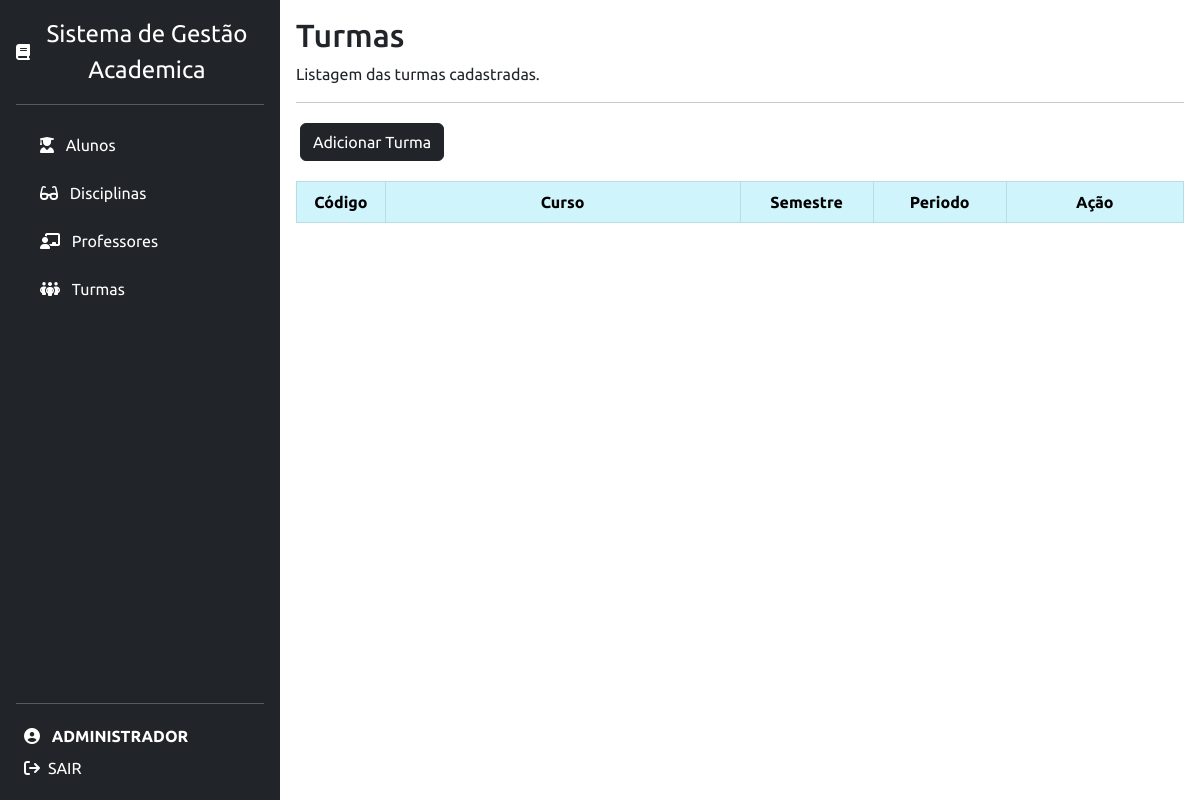
The app's page /turmas.php (signed in), older data.
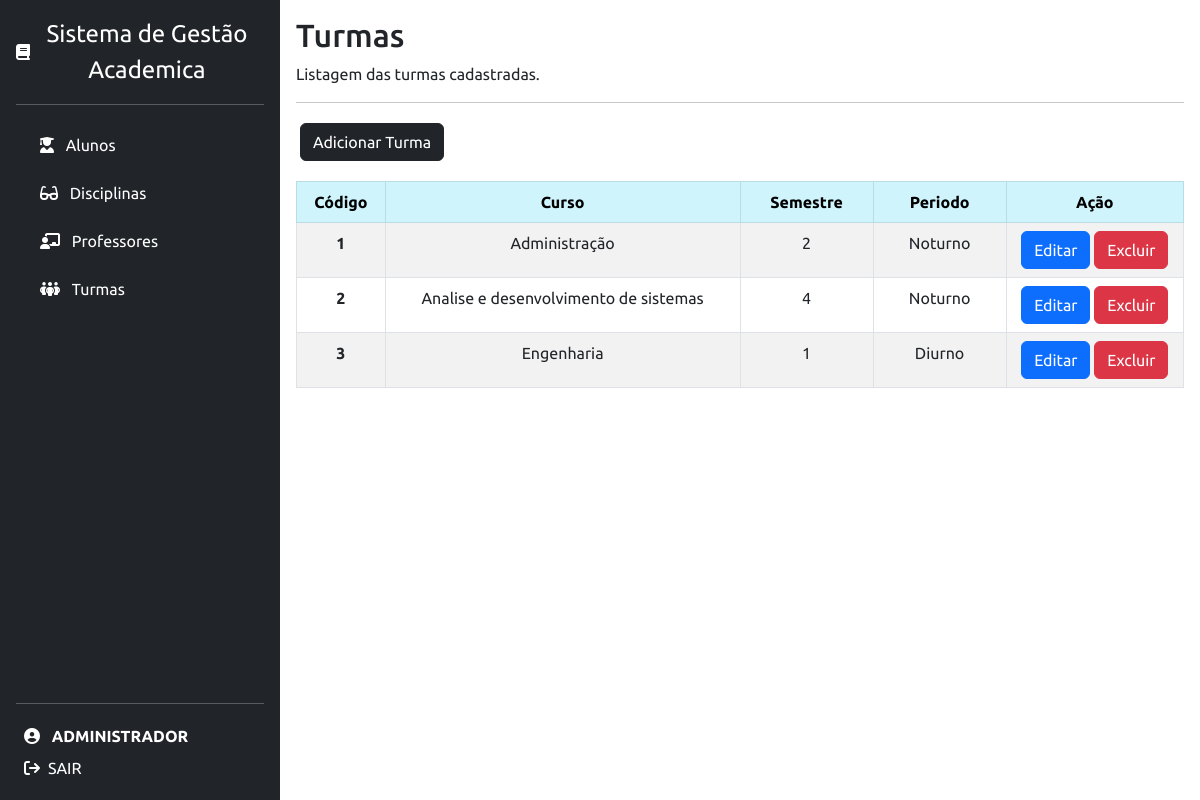
The same page, newer data.
### tables this page shows
CREATE TABLE IF NOT EXISTS `turma` (
  `codigo` INT(11) NOT NULL AUTO_INCREMENT,
  `curso` VARCHAR(45) NOT NULL,
  `semestre` INT(11) NOT NULL,
  `periodo` VARCHAR(30) NOT NULL,
  PRIMARY KEY (`codigo`));

### turmas.php (the view, shortened to what this page needs)
<?php
require("sidemenu.php");
require_once('connection.php');
$mysql_query = "SELECT * FROM turma ORDER BY codigo";
$result = $conn->query($mysql_query);
?>
<div class="container p-3">
  <h2>Turmas</h2>
  <p>Listagem das turmas cadastradas.</p>
  <hr>
  <div class="float-right p-1">
    <a href="insert-turma.php"><button type="button" class="btn btn-dark mb-3">Adicionar Turma</button></a>
  </div>
  <table class="table table-striped table-bordered table-hover">
    <thead>
      <tr class="table-info" style="text-align:center">
        <th scope="col" style="width: 10%;">Código</th>
        <th scope="col">Curso</th>
        <th scope="col" style="width: 15%;">Semestre</th>
        <th scope="col" style="width: 15%;">Periodo</th>
        <th scope="col" style="width: 20%;">Ação</th>
      </tr>
    </thead>
    <tbody>
      <?php while($data = mysqli_fetch_array($result)) { ?>
      <tr>
        <th scope="row" style="text-align:center"><?php echo $data['codigo']; ?></th>
        <td style="text-align:center"><?php echo $data['curso']; ?></td>
        <td style="text-align:center"><?php echo $data['semestre']; ?></td>
        <td style="text-align:center"><?php echo $data['periodo']; ?></td>
        <td style="text-align:center">
          <a href="update-turma.php?codigo=<?php echo $data['codigo']; ?>">
            <button type="button" class="btn btn-primary">Editar</button></a>
          <a href="delete-turma.php?codigo=<?php echo $data['codigo']; ?>">
            <button type="button" class="btn btn-danger">Excluir</button></a>
        </td>
      </tr>
      <?php } ?>
    </tbody>
  </table>
</div>

### sidemenu.php (shortened to what this page needs)
<!DOCTYPE html>
<html>
<head>
	<link href="https://cdn.jsdelivr.net/npm/bootstrap@5.3.0-alpha3/dist/css/bootstrap.min.css" rel="stylesheet">
	<link rel="stylesheet" href="style.css">
</head>
<body class="w-100 d-flex vh-100">
<div class="d-flex flex-column flex-shrink-0 p-3 text-white bg-dark" style="width: 280px;">
    <a href="/Sistema_de_Gestao_Academica/dashboard.php" class="d-flex align-items-center mb-3 mb-md-0 me-md-auto text-white text-decoration-none">
      <i class="fa-solid fa-book fa-bounce"></i>
      <span class="fs-4 text-center p-0 m-0">Sistema de Gestão Academica</span>
    </a>
    <hr>
    <ul class="nav nav-pills flex-column mb-auto">
      <li class="nav-item">
        <a href="alunos.php" class="nav-link text-white" aria-current="page">
        <i class="fa-solid fa-user-graduate p-2"></i>
        Alunos
        </a>
      </li>
      <li class="nav-item">
        <a href="disciplinas.php" class="nav-link text-white">
        <i class="fa-solid fa-glasses p-2"></i>
        Disciplinas
        </a>
      </li>
      <li class="nav-item">
        <a href="professores.php" class="nav-link text-white">
        <i class="fa-solid fa-chalkboard-user p-2"></i>
        Professores
        </a>
      </li>
      <li class="nav-item">
        <a href="turmas.php" class="nav-link text-white">
        <i class="fa-solid fa-people-group p-2"></i>
        Turmas
        </a>
      </li>
    </ul>
    <hr>
    <div class="dropdown">
      <i class="fa-solid fa-circle-user p-2"></i>
      <?php echo "<strong>".strtoupper($_SESSION['username'])."</strong>" ?>
      <a href="logout.php" class="d-flex align-items-center text-white text-decoration-none">
      <i class="fa-solid fa-arrow-right-from-bracket p-2"></i>
      SAIR
      </a>
    </div>
  </div>
  </body>
</body>
</html>

### CSS/style.css (style rules this page uses)
body { font-family: Ubuntu, sans-serif !important; margin: 0 auto; padding: 0px; height: 100vh; }

Row changes from the older to the newer data that the page shows:
added turma: codigo "1", curso "Administração", semestre "2", periodo "Noturno"
added turma: codigo "2", curso "Analise e desenvolvimento de sistemas", semestre "4", periodo "Noturno"
added turma: codigo "3", curso "Engenharia", semestre "1", periodo "Diurno"
